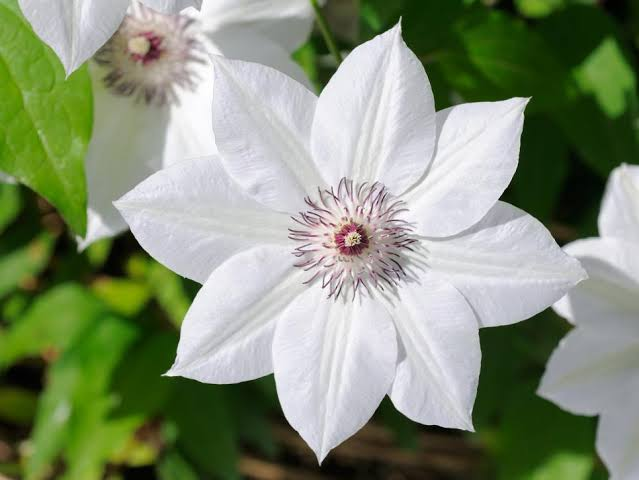
%> input picture DIP/fl2.jpg, 639 x 480 px
$ octave rbg_img.m   (GNU Octave 9; MATLAB toolbox functions it lacks are replaced by stand-ins)
%> lines starting %> are read from the running program, lines starting %| are printed output that depends on the picture
clc;clear;close all;
im = imread('fl2.jpg');
%> im is the input picture: size 480x639x3 uint8; mean R, G, B 132.4, 143.9, 118.2
im1 = cat(3,im(:,:,1),zeros(size(im,1),size(im,2),'uint8'),zeros(size(im,1),size(im,2),'uint8'));
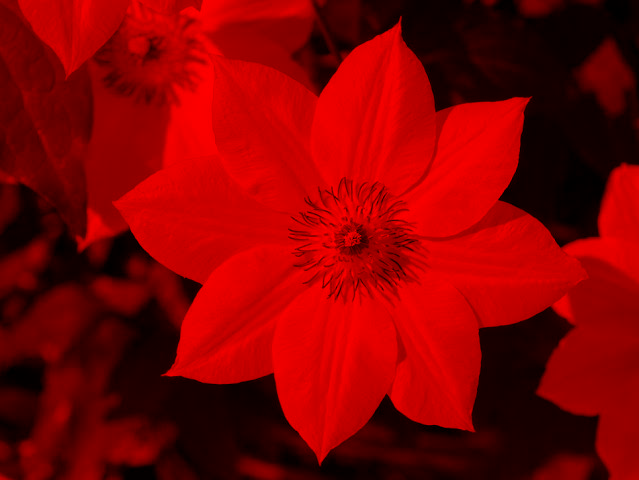
%> im1: size 480x639x3 uint8; mean R, G, B 132.4, 0, 0
im2 = cat(3,zeros(size(im,1),size(im,2),'uint8'),im(:,:,2),zeros(size(im,1),size(im,2),'uint8'));
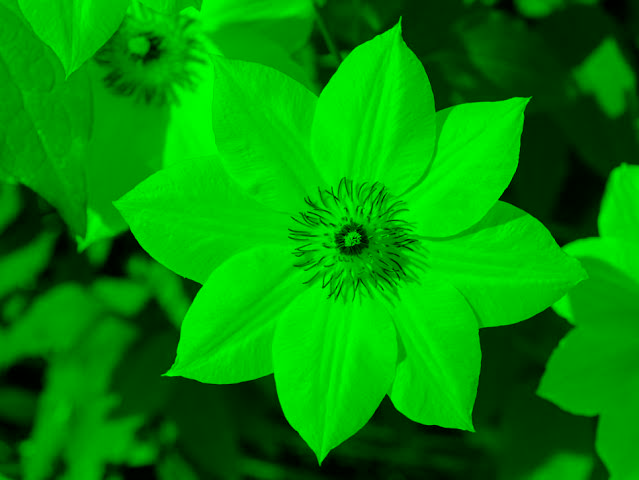
%> im2: size 480x639x3 uint8; mean R, G, B 0, 143.9, 0
im3 = cat(3,zeros(size(im,1),size(im,2),'uint8'),zeros(size(im,1),size(im,2),'uint8'),im(:,:,3));
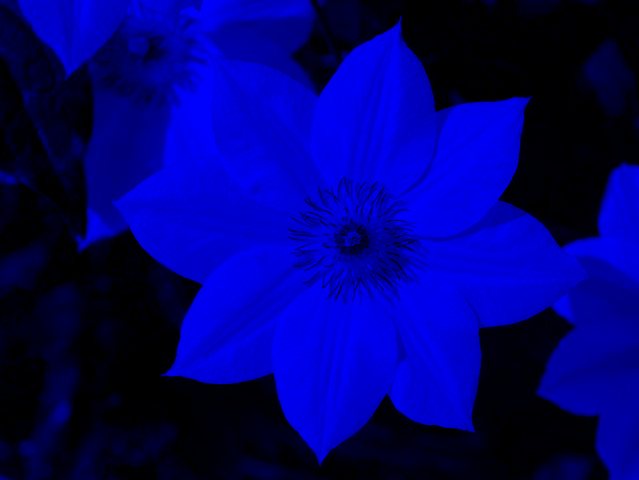
%> im3: size 480x639x3 uint8; mean R, G, B 0, 0, 118.2
nim = cat(3,im(:,:,1),im(:,:,2),im(:,:,3));
subplot(231)
imshow(im)
title('Original Image')
subplot(233)
imshow(nim)
title('Reconstructed Image')
subplot(234)
imshow(im1)
title('Red Plane')
subplot(235)
imshow(im2)
title('Green Plane')
subplot(236)
imshow(im3)
title('Blue Plane')

$ run again, with DIP/flower.jpg copied over DIP/fl2.jpg
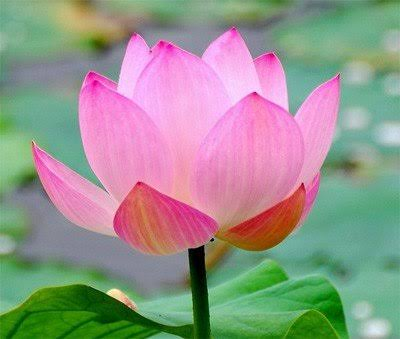
%> input picture DIP/flower.jpg, 400 x 339 px
%> im is the input picture: size 339x400x3 uint8; mean R, G, B 149.8, 147.9, 139.8
%> `im2 = cat(3,zeros(size(im,1),size(im,2),'uint8'),im(:,:,2),zeros(size(..`:
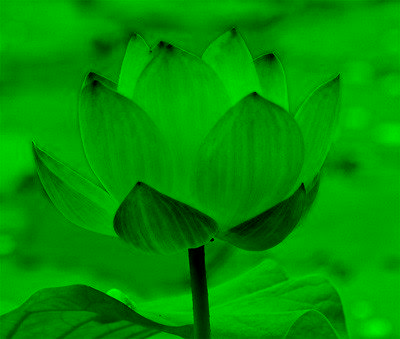
%> im2: size 339x400x3 uint8; mean R, G, B 0, 147.9, 0
%> `im3 = cat(3,zeros(size(im,1),size(im,2),'uint8'),zeros(size(im,1),size..`:
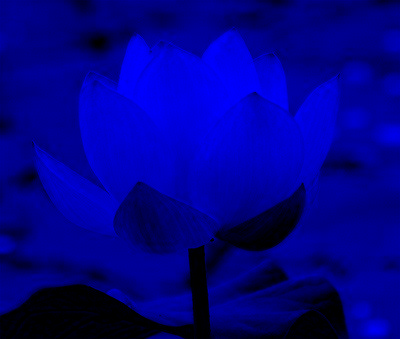
%> im3: size 339x400x3 uint8; mean R, G, B 0, 0, 139.8
